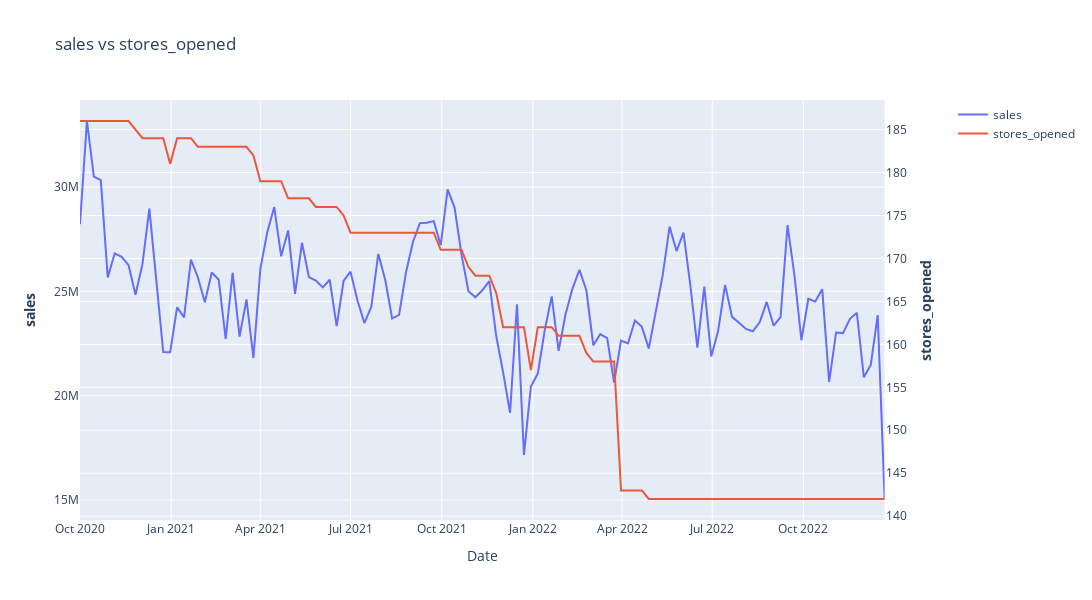

The notebook cell this image was saved under:
### Markdown cell above
**Opened stores**

### Code cell
line_plot_secondary_axis_px(df=df_week,
                            x_col_name='Date', 
                            y1_col_name='sales', 
                            y2_col_name='stores_opened'
                            )
